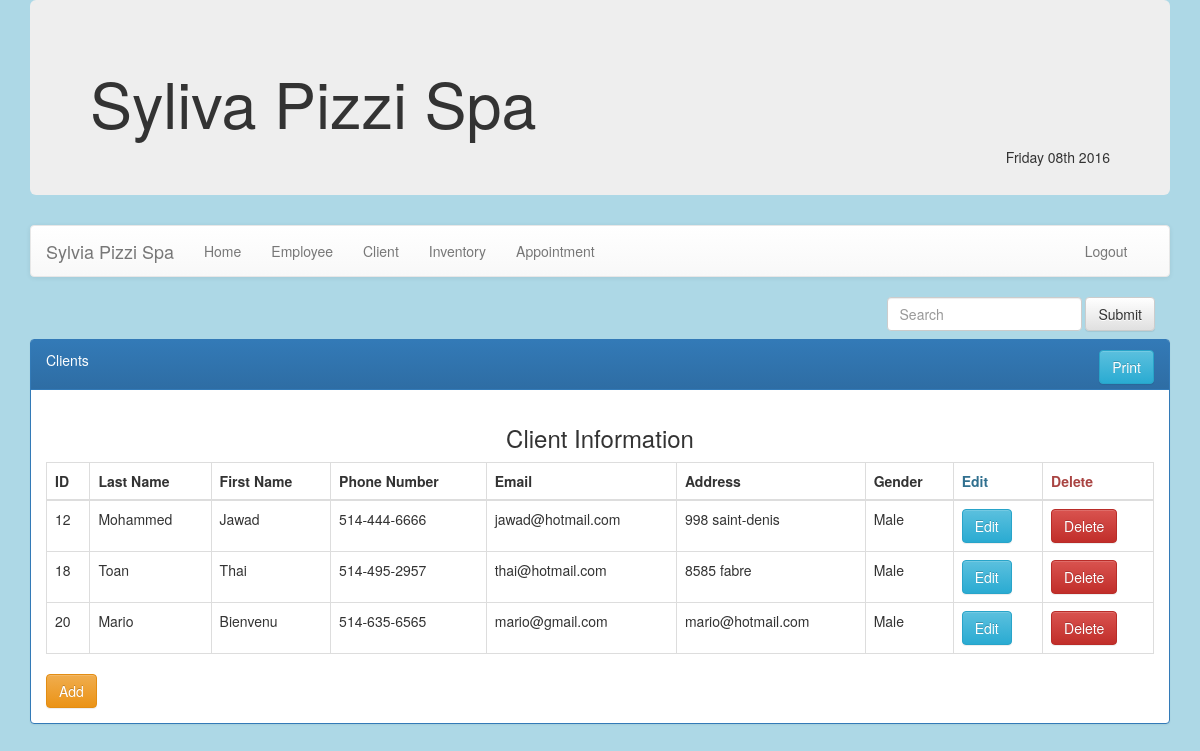
/client.php (signed in), run on the app's committed database.
### tables this page shows
CREATE TABLE `clients` (
  `Client_Id` int(7) NOT NULL,
  `Last_Name` varchar(50) DEFAULT NULL,
  `First_Name` varchar(50) DEFAULT NULL,
  `Phone_Number` varchar(20) DEFAULT NULL,
  `Email` varchar(50) DEFAULT NULL,
  `Address` varchar(50) DEFAULT NULL,
  `Gender` varchar(7) DEFAULT NULL
);

### client.php (the view, shortened to what this page needs)
<?php
	require_once 'database.php';
?>
    <!DOCTYPE HTML>
    <html>
    <head>
        <link rel="stylesheet" href="css/bootstrap.min.css" />
        <link rel="stylesheet" href="css/bootstrap-theme.min.css" />
    </head>
    <body>
        <div class="container">
            <?php include 'header.php' ?>
                <form method="post" align="right" class="navbar-form navbar-center" role="search">
                    <div class="form-group">
                        <input name="search" type="text" class="form-control" placeholder="Search">
                    </div>
                    <button type="submit" class="btn btn-default">Submit</button>
                </form>
                <div class="content">
                            <div class="panel panel-primary">
                                <div class="panel-heading" style="height: 50px">
                                    Clients
                                    <div style="float: right;">
                                        <a class="btn btn-info" href="print.php?table=clients">Print</a>
                                    </div>
                                </div>
                                <div class="panel-body">
                                    <h3 align="center">Client Information</h3>
                                    <table class="table table-bordered">
                                        <thead>
                                            <tr>
                                                <th>ID</th>
                                                <th>Last Name</th>
                                                <th>First Name</th>
                                                <th>Phone Number</th>
                                                <th>Email</th>
                                                <th>Address</th>
                                                <th>Gender</th>
                                                <th class="text-info">Edit</th>
                                                <th class="text-danger">Delete</th>
                                            </tr>
                                        </thead>
                                        <tbody>
                                            <?php
										$STH = $DBH->query(
                                        "SELECT * FROM Clients " .
                                        (isset($search) ?
                                         "WHERE First_Name LIKE '%$search%' OR Last_Name LIKE '%$search' " :
                                         "")
                                        );
										while($row = $STH->fetch())
										{
								?>
                                                <tr>
                                                    <td>
                                                        <?= $row['Client_Id'] ?>
                                                    </td>
                                                    <td>
                                                        <?= $row['Last_Name'] ?>
                                                    </td>
                                                    <td>
                                                        <?= $row['First_Name'] ?>
                                                    </td>
                                                    <td>
                                                        <?= $row['Phone_Number'] ?>
                                                    </td>
                                                    <td>
                                                        <?= $row['Email'] ?>
                                                    </td>
                                                    <td>
                                                        <?= $row['Address'] ?>
                                                    </td>
                                                    <td>
                                                        <?= $row['Gender'] ?>
                                                    </td>
                                                    <td>
                                                        <form method="post">
                                                            <input type="submit" class="btn btn-info" value="Edit" name="edit">
                                                        </form>
                                                    </td>
                                                    <td>
                                                        <form method="post" onsubmit="return validate(this);">
                                                            <input type="submit" class="btn btn-danger" value="Delete" name="delete">
                                                        </form>
                                                    </td>
                                                </tr>
                                                <?php
										}
									?>
                                        </tbody>
                                    </table>
                                    <button class="btn btn-warning" data-toggle="collapse" data-target="#demo">Add</button>
                                </div>
                            </div>
                </div>
        </div>
    </body>
    </html>

### data on the page
clients: Client_Id "12", Last_Name "Mohammed", First_Name "Jawad", Phone_Number "514-444-6666", Email "jawad@hotmail.com", Address "998 saint-denis", Gender "Male"
clients: Client_Id "18", Last_Name "Toan", First_Name "Thai", Phone_Number "514-495-2957", Email "thai@hotmail.com", Address "8585 fabre", Gender "Male"
clients: Client_Id "20", Last_Name "Mario", First_Name "Bienvenu", Phone_Number "514-635-6565", Email "mario@gmail.com", Address "mario@hotmail.com", Gender "Male"
